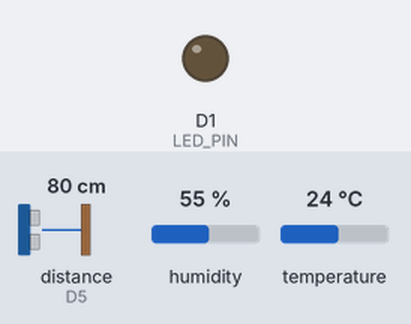
The sketch below on a simulated ESP8266 (NodeMCU). On the bench: output pins drawn as LEDs (lit = HIGH). Wiring (inferred from the names in the program): ultrasonic range finder: trigger D6; echo D5. The test bench sets the inputs (shaded band); at power-on: distance to the obstacle (sensor on D5) 80 cm, humidity 55 %, temperature 24 °C. The echo pulse lasts 58.3 µs per cm; pins used as bus, display or sensor lines are not drawn; what the sketch prints to the serial monitor is not drawn.

Above: at 2.2 s.
2.3 s: distance to the obstacle (sensor on D5) set to 12 cm
3.8 s: distance to the obstacle (sensor on D5) set to 9 cm
At 4.4 s:
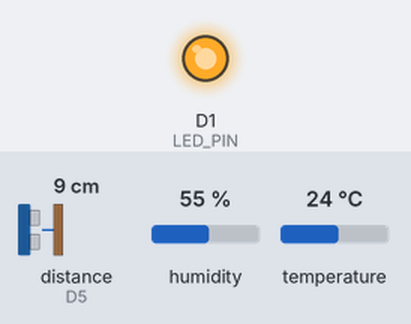
Timing chart, 0 to 6.8 s (numbered marks = the images above; inputs shaded):
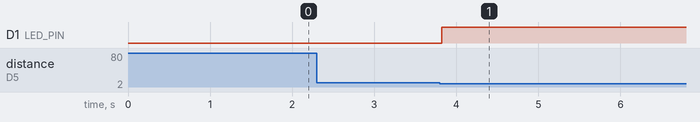

Measured:
- the behaviour switches between 11 and 10 cm on distance to the obstacle (sensor on D5) (found by bisection; images 0 and 1)
- after the input at 2.3 s, every drawn part: stays the same
- after the input at 3.8 s, D1 (LED_PIN): LOW → HIGH at once

The sketch:

esp8266_panel.ino
```cpp
/*****************************************************
   EDGE – CLOUD TASK MIGRATION (ESP8266 NODEMCU)
   Sensors:
      - DHT22 Temperature → D2 (GPIO4)
      - HC-SR04 Ultrasonic → TRIG=D6 (GPIO12), ECHO=D5 (GPIO14 via divider)
   Output:
      - LED Alert → D1 (GPIO5)

   Logic:
      - If Temp > threshold  OR Distance < threshold
            → Hazard → migrate task to cloud
      - If hazard clears → return to edge
*****************************************************/

#include <DHT.h>
#define DHTPIN  D2
#define DHTTYPE DHT22
DHT dht(DHTPIN, DHTTYPE);

// Pin Definitions
#define TRIG_PIN D6
#define ECHO_PIN D5
#define LED_PIN  D1

// Thresholds
float TEMP_THRESHOLD = 38.0;   // °C
int DIST_THRESHOLD = 10;       // cm

// State Machine
enum STATE {EDGE, CLOUD};
STATE systemState = EDGE;


// Function – get ultrasonic distance
long getDistanceCM() {
  digitalWrite(TRIG_PIN, LOW);
  delayMicroseconds(3);
  digitalWrite(TRIG_PIN, HIGH);
  delayMicroseconds(10);
  digitalWrite(TRIG_PIN, LOW);
  long duration = pulseIn(ECHO_PIN, HIGH, 25000); // 25ms timeout
  if (duration == 0) return 999; // no echo, return big value
  return duration * 0.034 / 2;
}

void setup() {
  Serial.begin(9600);
  dht.begin();

  pinMode(TRIG_PIN, OUTPUT);
  pinMode(ECHO_PIN, INPUT);
  pinMode(LED_PIN, OUTPUT);

  digitalWrite(LED_PIN, LOW);

  Serial.println("ESP8266 – EDGE NODE READY (State=EDGE)");
  delay(1000);
}

void loop() {

  float temp = dht.readTemperature();
  long dist = getDistanceCM();

  bool hazard = false;
  if (!isnan(temp) && temp > TEMP_THRESHOLD) hazard = true;
  if (dist < DIST_THRESHOLD) hazard = true;

  // NORMAL – Edge running fully locally
  if (!hazard && systemState == EDGE) {
    Serial.print("EDGE_OK,T=");
    Serial.print(temp);
    Serial.print(",D=");
    Serial.println(dist);
    digitalWrite(LED_PIN, LOW);
    delay(700);
    return;
  }

  // FIRST Hazard Trigger → MIGRATE
  if (hazard && systemState == EDGE) {
    Serial.print("MIGRATE,T=");
    Serial.print(temp);
    Serial.print(",D=");
    Serial.println(dist);
    digitalWrite(LED_PIN, HIGH);
    systemState = CLOUD;
    delay(700);
    return;
  }

  // Hazard continues while in CLOUD
  if (hazard && systemState == CLOUD) {
    Serial.print("CLOUD_DATA,T=");
    Serial.print(temp);
    Serial.print(",D=");
    Serial.println(dist);
    digitalWrite(LED_PIN, HIGH);
    delay(700);
    return;
  }

  // Hazard cleared → Switch back to Edge
  if (!hazard && systemState == CLOUD) {
    Serial.println("RETURN");
    digitalWrite(LED_PIN, LOW);
    systemState = EDGE;
    delay(700);
    return;
  }
}
```
